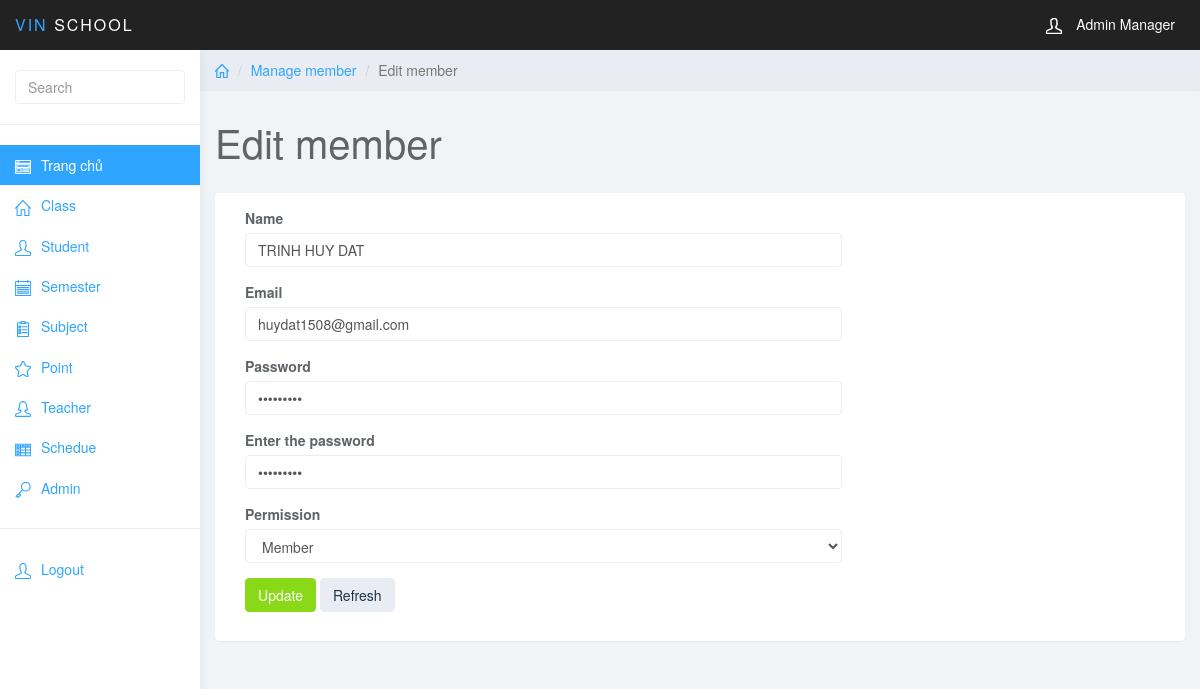
Screenshot of /index.php?page_layout=edit-user&user_id=8 (signed in) with the database file from the repository.
### tables this page shows
CREATE TABLE `user` (
  `user_id` int(11) NOT NULL,
  `user_full` varchar(255) NOT NULL,
  `user_mail` varchar(255) NOT NULL,
  `user_pass` varchar(255) NOT NULL,
  `user_level` int(1) NOT NULL
);

### edit_user.php (the view, shortened to what this page needs)
<?php
$user_id = $_GET["user_id"];
?>
	<div class="col-sm-9 col-sm-offset-3 col-lg-10 col-lg-offset-2 main">
		<div class="row">
			<ol class="breadcrumb">
                <li><a href="#"><svg class="glyph stroked home"><use xlink:href="#stroked-home"></use></svg></a></li>
                <li><a href="">Manage member</a></li>
				<li class="active">Edit member</li>
			</ol>
		</div>
		<div class="row">
			<div class="col-lg-12">
				<h1 class="page-header">Edit member</h1>
			</div>
        </div>
        <div class="row">
                <div class="col-lg-12">
                    <div class="panel panel-default">
                        <div class="panel-body">
                            <div class="col-md-8">
                            	<?php
                            		$sql = "SELECT * FROM user WHERE user_id='$user_id'";
                            		$query = mysqli_query($conn,$sql);
                                    while($row = mysqli_fetch_array($query)){
                            	 ?>
                                <form role="form" method="post">
                                <div class="form-group">
                                    <label>Name</label>
                                    <input name="user_full" required class="form-control" placeholder="" value="<?php echo $row['user_full'] ?>">
                                </div>
                                <div class="form-group">
                                    <label>Email</label>
                                    <input name="user_mail" required type="text" class="form-control" value="<?php echo $row['user_mail'] ?>">
                                </div>
                                <div class="form-group">
                                    <label>Password</label>
                                    <input name="user_pass" required type="password"  class="form-control" value="<?php echo $row['user_pass'] ?>">
                                </div>
                                <div class="form-group">
                                    <label>Enter the password</label>
                                    <input name="user_re_pass" required type="password"  class="form-control" value="<?php echo $row['user_pass'] ?>">
                                </div>
                                <div class="form-group">
                                    <label>Permission</label>
                                    <select name="user_level" class="form-control">
                                        <option <?php if($row['user_level']==2){echo "selected";} ?> value=2>Member</option>
                                    </select>
                                </div>
                                <button name="sbm" type="submit" class="btn btn-success">Update</button>
                                <button type="reset" class="btn btn-default">Refresh</button>
                                 <?php
                                    }
                                ?>
                            </div>
                        </div>
                    </div>
                </div>
            </div>
	</div>

### css/styles.css (style rules this page uses)
body { background: #f1f4f7; padding-top: 50px; color: #5f6468; }
a, a:hover, a:focus { color: #30a5ff; }
h1, h2, h3, h4, h5, h6 { color: #5f6468; }
h1 { font-weight: 300; font-size: 40px; }
.form-control { border: 1px solid #eee; box-shadow: none; }
.btn-default, .btn-default:hover, .btn-default:focus, .btn-default:active, .btn-default.active, .open > .dropdown-toggle.btn-default, .btn-default.disabled, .btn-default[disabled], fieldset[disabled] .btn-default, .btn-default.disabled:hover, .btn-default[disabled]:hover, fieldset[disabled] .btn-default:hover, .btn-default.disabled:focus, .btn-default[disabled]:focus, fieldset[disabled] .btn-default:focus, .btn-default.disabled:active, .btn-default[disabled]:active, fieldset[disabled] .btn-default:active, .btn-default.disabled.active, .btn-default[disabled].active, fieldset[disabled] .btn-default.active { background-color: #e9ecf2; border-color: #e9ecf2; color: #1b3548; }
.btn-success, .btn-success:hover, .btn-success:focus, .btn-success:active, .btn-success.active, .open > .dropdown-toggle.btn-success, .btn-success.disabled, .btn-success[disabled], fieldset[disabled] .btn-success, .btn-success.disabled:hover, .btn-success[disabled]:hover, fieldset[disabled] .btn-success:hover, .btn-success.disabled:focus, .btn-success[disabled]:focus, fieldset[disabled] .btn-success:focus, .btn-success.disabled:active, .btn-success[disabled]:active, fieldset[disabled] .btn-success:active, .btn-success.disabled.active, .btn-success[disabled].active, fieldset[disabled] .btn-success.active { background-color: #8ad919; border-color: #8ad919; }
.panel { border: 0; }
.breadcrumb { border-radius: 0; padding: 10px 15px; background: #e9ecf2; box-shadow: 0 1px 1px rgba(0, 0, 0, .05); margin: 0 ; }
h1.page-header { margin-top: 30px; border-bottom: 0; }
.breadcrumb .glyph { height: 14px; width: 14px; margin: -2px 0 0 0; stroke-width: 4px; }

### rows the page displays
user: user_full "TRINH HUY DAT", user_mail "huydat1508@gmail.com", user_level "Member"
